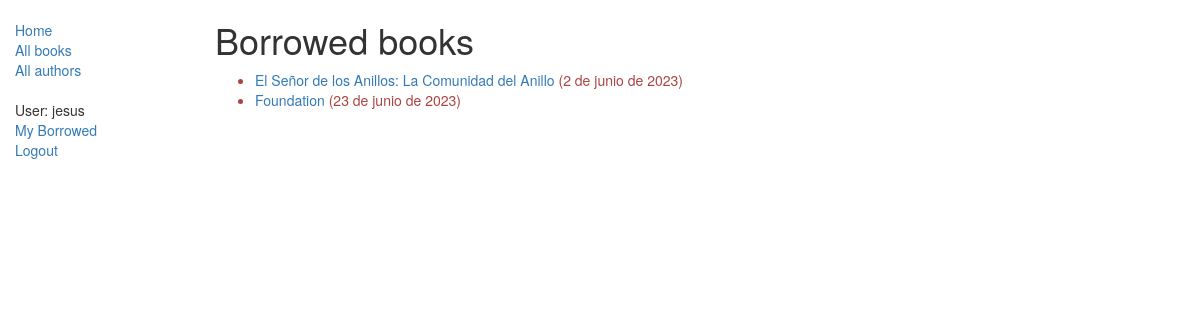
Page /catalog/mybooks/ (signed in) on the earlier database version.
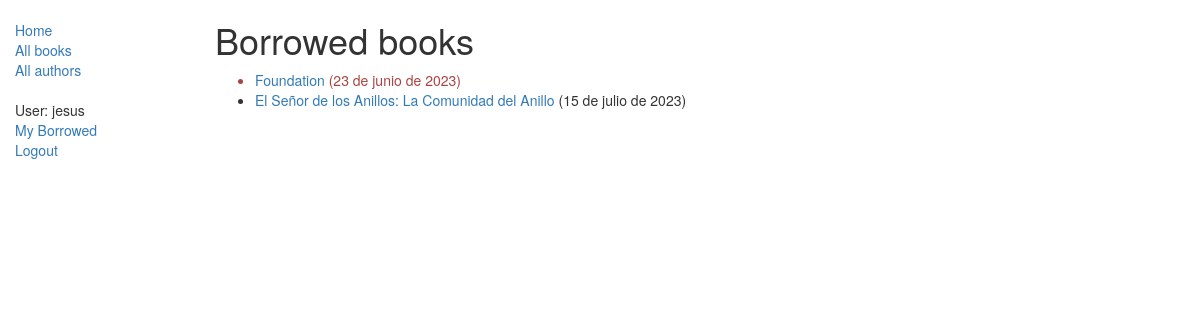
Same page on the later database version.
### catalog/models.py (models this page shows, shortened)
class BookInstance(models.Model):
    id = models.UUIDField(primary_key=True, default=uuid.uuid4, help_text="ID único para este libro particular en toda la biblioteca")
    book = models.ForeignKey('Book', on_delete=models.SET_NULL, null=True)
    imprint = models.CharField(max_length=200)
    due_back = models.DateField(null=True, blank=True)
    borrower = models.ForeignKey(User, on_delete=models.SET_NULL, null=True, blank=True)
    @property
    def is_overdue(self):
        if self.due_back and date.today() > self.due_back:
            return True
        return False
    LOAN_STATUS = (
        ('m', 'Maintenance'),
        ('o', 'On loan'),
        ('a', 'Available'),
        ('r', 'Reserved'),
    )
    status = models.CharField(max_length=1, choices=LOAN_STATUS, blank=True, default='m', help_text='Disponibilidad del libro')
    class Meta:
        ordering = ["due_back"]
        permissions = (("can_mark_returned", "Set book as returned"),)

class Book(models.Model):
    title = models.CharField(max_length=200)
    author = models.ForeignKey('Author', on_delete=models.SET_NULL, null=True)
    summary = models.TextField(max_length=1000, help_text="Ingrese una breve descripción del libro")
    genre = models.ManyToManyField(Genre, help_text="Seleccione un genero para este libro")
    isbn = models.CharField('ISBN', max_length=13, unique=True, help_text='13 Character <a href="https://www.isbn-international.org/content/what-isbn">ISBN number</a>*Si no se proporciona un ISBN, se generará uno aleatoriamente de 13 dígitos.*', default=''.join([str(random.randint(0, 9)) for _ in range(13)]))
    language = models.ForeignKey('Language', on_delete=models.SET_NULL, null=True)
    def display_genre(self):
        return ', '.join([ genre.name for genre in self.genre.all()[:3] ])
    display_genre.short_description = 'Genre'

### catalog/views.py (the view)
# urls.py: path('mybooks/', views.LoanedBooksByUserListView.as_view(), name='my-borrowed'),
class LoanedBooksByUserListView(LoginRequiredMixin,generic.ListView):
    model = BookInstance
    template_name ='catalog/bookinstance_list_borrowed_user.html'
    paginate_by = 10
    def get_queryset(self):
        return BookInstance.objects.filter(borrower=self.request.user).filter(status__exact='o').order_by('due_back')

### catalog/templates/catalog/bookinstance_list_borrowed_user.html
{% extends "base_generic.html" %}
{% block content %}
    <h1>Borrowed books</h1>
    {% if bookinstance_list %}
    <ul>
      {% for bookinst in bookinstance_list %}
      <li class="{% if bookinst.is_overdue %}text-danger{% endif %}">
        <a href="{% url 'book-detail' bookinst.book.pk %}">{{bookinst.book.title}}</a> ({{ bookinst.due_back }})
      </li>
      {% endfor %}
    </ul>
    {% else %}
      <p>There are no books borrowed.</p>
    {% endif %}
{% endblock %}

Differences in the rows shown:
shown differently, row unchanged: BookInstance "23 de junio de 2023": moves up the list
changed BookInstance "El Señor de los Anillos: La Comunidad del Anillo": due_back "2 de junio de 2023" → "15 de julio de 2023"
